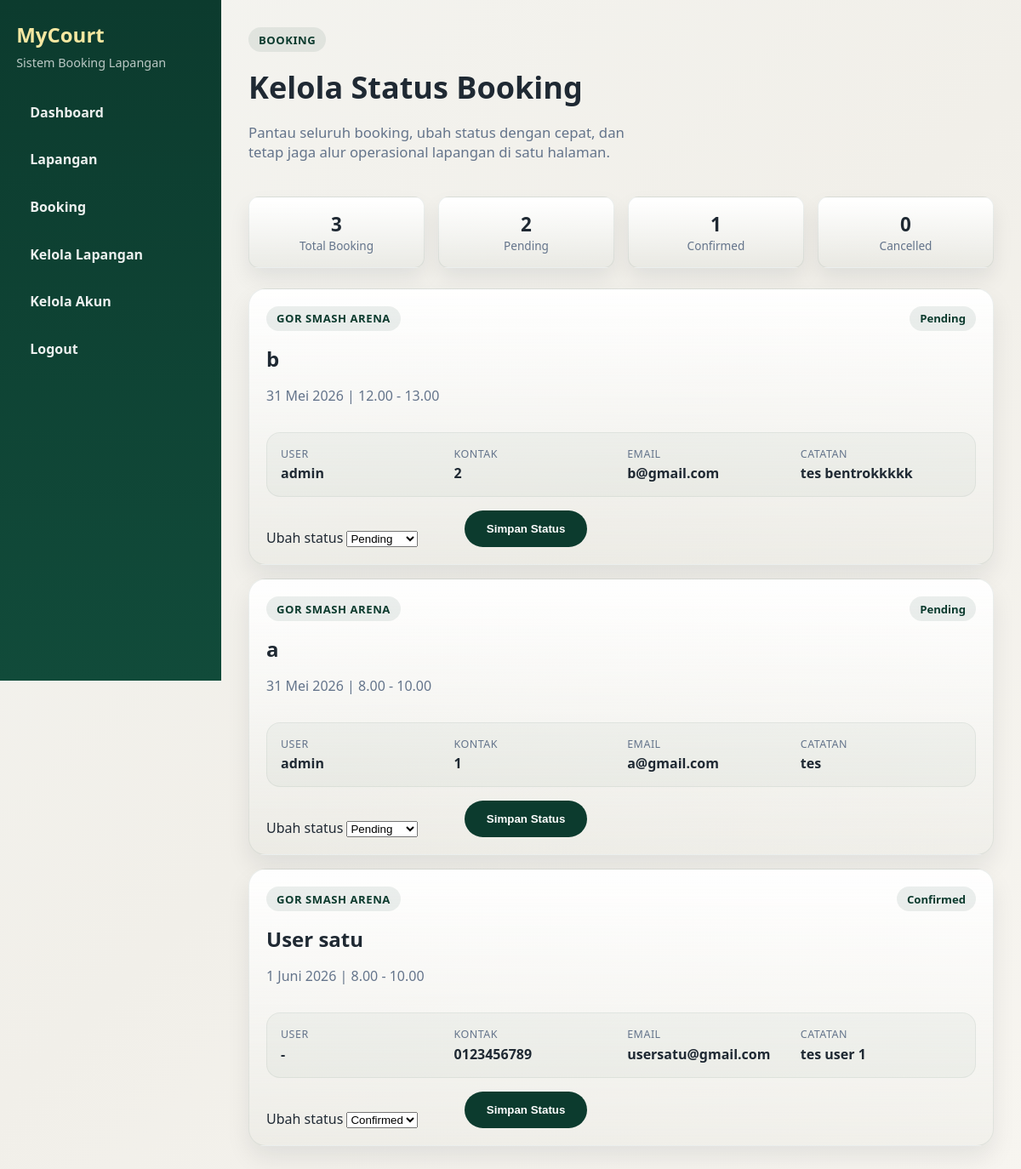
Page /dashboard/admin/bookings/ (signed in) on the earlier database version.
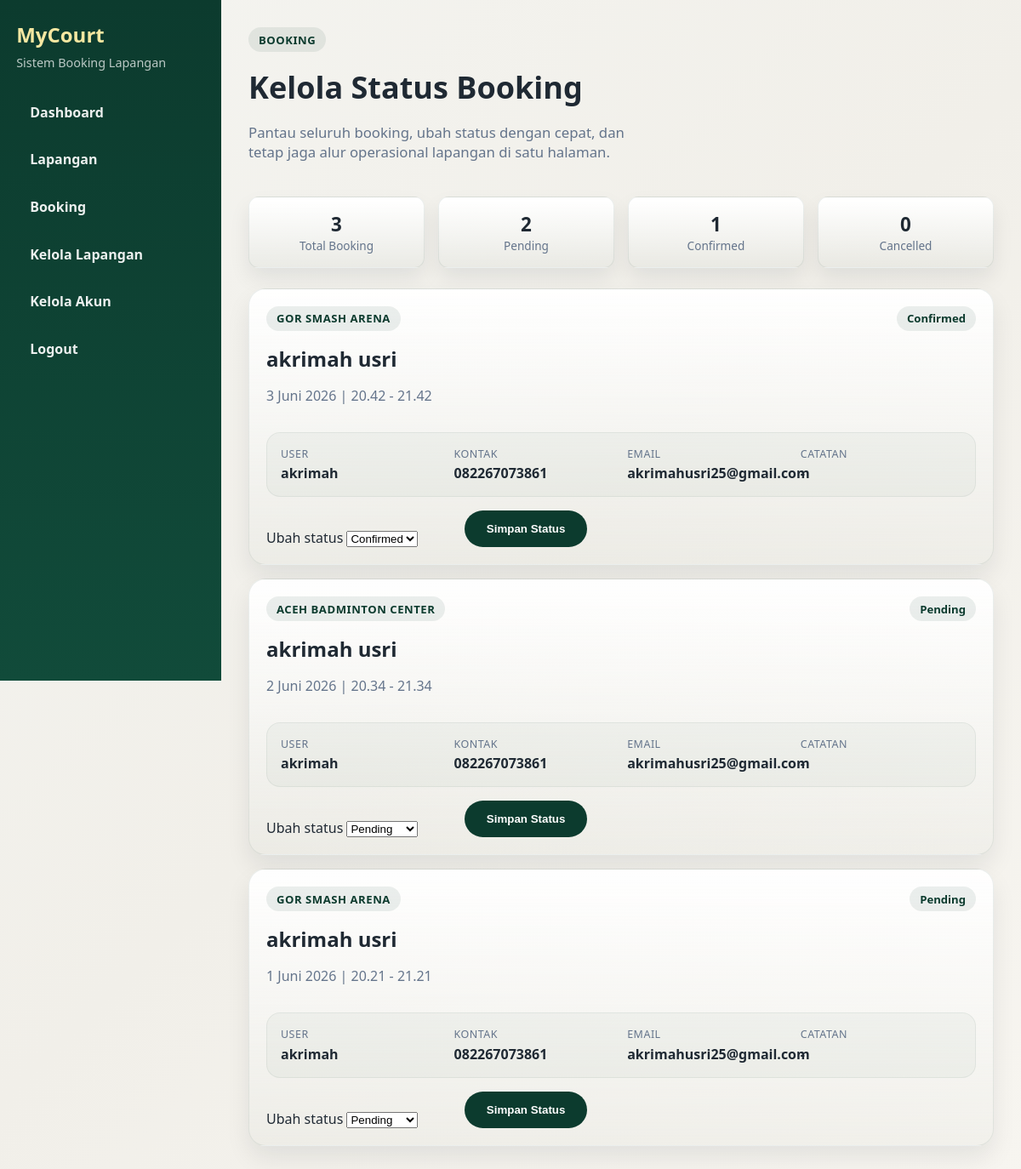
Same page on the later database version.
### booking/models.py (models this page shows, shortened)
class Booking(models.Model):
    STATUS_PENDING = "pending"
    STATUS_CONFIRMED = "confirmed"
    STATUS_CANCELLED = "cancelled"
    STATUS_CHOICES = [
        (STATUS_PENDING, "Pending"),
        (STATUS_CONFIRMED, "Confirmed"),
        (STATUS_CANCELLED, "Cancelled"),
    ]
    user = models.ForeignKey(User, on_delete=models.CASCADE, related_name="bookings", null=True, blank=True)
    court = models.ForeignKey(Court, on_delete=models.CASCADE, related_name="bookings")
    full_name = models.CharField(max_length=120)
    email = models.EmailField()
    phone = models.CharField(max_length=30)
    date = models.DateField()
    start_time = models.TimeField()
    end_time = models.TimeField()
    notes = models.TextField(blank=True)
    status = models.CharField(max_length=20, choices=STATUS_CHOICES, default=STATUS_PENDING)
    created_at = models.DateTimeField(auto_now_add=True)

class Court(models.Model):
    name = models.CharField(max_length=120)
    location = models.CharField(max_length=255)
    price_per_hour = models.DecimalField(max_digits=10, decimal_places=2)
    image = models.ImageField(upload_to="court_images/", blank=True, null=True)
    description = models.TextField(blank=True)
    is_active = models.BooleanField(default=True)
    open_time = models.TimeField(default=datetime.time(6, 0))
    close_time = models.TimeField(default=datetime.time(23, 0))
    created_at = models.DateTimeField(auto_now_add=True)

### booking/views.py (the view)
# urls.py: path("dashboard/admin/bookings/", views.admin_bookings, name="admin_bookings"),
@login_required
def admin_bookings(request):
    if not is_admin_user(request.user):
        return redirect("booking:user_dashboard")
    bookings = Booking.objects.select_related("user", "court").order_by("-created_at")
    context = {
        "bookings": bookings,
        "booking_count": bookings.count(),
        "pending_count": bookings.filter(status=Booking.STATUS_PENDING).count(),
        "confirmed_count": bookings.filter(status=Booking.STATUS_CONFIRMED).count(),
        "cancelled_count": bookings.filter(status=Booking.STATUS_CANCELLED).count(),
    }
    return render(request, "booking/admin_bookings.html", context)

### booking/views.py (called while the page is built)
def is_admin_user(user):
    return user.is_staff or user.is_superuser

### booking/templates/booking/admin_bookings.html (shortened to what this page needs)
{% extends 'booking/admin_dashboard_base.html' %}
{% block dashboard_eyebrow %}Booking{% endblock %}
{% block dashboard_heading %}Kelola Status Booking{% endblock %}
{% block dashboard_lead %}Pantau seluruh booking, ubah status dengan cepat, dan tetap jaga alur operasional lapangan di satu halaman.{% endblock %}
{% block admin_summary %}
        <div class="admin-management-metrics">
            <div class="stat"><div class="stat-value">{{ booking_count }}</div><div class="stat-label">Total Booking</div></div>
            <div class="stat"><div class="stat-value">{{ pending_count }}</div><div class="stat-label">Pending</div></div>
            <div class="stat"><div class="stat-value">{{ confirmed_count }}</div><div class="stat-label">Confirmed</div></div>
            <div class="stat"><div class="stat-value">{{ cancelled_count }}</div><div class="stat-label">Cancelled</div></div>
        </div>
{% endblock %}
{% block admin_body %}
        {% if bookings %}
            <div class="admin-booking-grid admin-booking-list">
                {% for booking in bookings %}
                    <article class="admin-booking-card">
                        <div class="admin-booking-top">
                            <div>
                                <p class="eyebrow">{{ booking.court.name }}</p>
                                <h2>{{ booking.full_name }}</h2>
                                <p class="muted">{{ booking.date }} | {{ booking.start_time }} - {{ booking.end_time }}</p>
                            </div>
                            <span class="dashboard-pill">{{ booking.get_status_display }}</span>
                        </div>
                        <div class="admin-booking-meta">
                            <div>
                                <span class="admin-booking-label">User</span>
                                <strong>{{ booking.user.username|default:"-" }}</strong>
                            </div>
                            <div>
                                <span class="admin-booking-label">Kontak</span>
                                <strong>{{ booking.phone }}</strong>
                            </div>
                            <div>
                                <span class="admin-booking-label">Email</span>
                                <strong>{{ booking.email }}</strong>
                            </div>
                            <div>
                                <span class="admin-booking-label">Catatan</span>
                                <strong>{{ booking.notes|default:"-" }}</strong>
                            </div>
                        </div>
                        <form method="post" action="{% url 'booking:admin_update_booking_status' booking.id %}" class="admin-booking-form">
                            <label>
                                Ubah status
                                <select name="status">
                                    {% for value, label in booking.STATUS_CHOICES %}
                                        <option value="{{ value }}" {% if booking.status == value %}selected{% endif %}>{{ label }}</option>
                                    {% endfor %}
                                </select>
                            </label>
                            <button class="btn primary" type="submit">Simpan Status</button>
                        </form>
                    </article>
                {% endfor %}
            </div>
        {% else %}
            <div class="empty-state">
                <p>Belum ada booking untuk dikelola.</p>
            </div>
        {% endif %}
{% endblock %}

Differences in the rows shown:
removed Booking: court.name "GOR SMASH ARENA", full_name "b", date "31 Mei 2026", start_time "12.00", end_time "13.00", status "Pending", user.username "admin", phone "2", email "b@gmail.com", notes "tes bentrokkkkk"
removed Booking: court.name "GOR SMASH ARENA", full_name "a", date "31 Mei 2026", start_time "8.00", end_time "10.00", status "Pending", user.username "admin", phone "1", email "a@gmail.com", notes "tes"
removed Booking: court.name "GOR SMASH ARENA", full_name "User satu", date "1 Juni 2026", start_time "8.00", end_time "10.00", status "Confirmed", user.username "-", phone "0123456789", email "usersatu@gmail.com", notes "tes user 1"
added Booking: court.name "GOR SMASH ARENA", full_name "akrimah usri", date "3 Juni 2026", start_time "20.42", end_time "21.42", status "Confirmed", user.username "akrimah", phone "082267073861", email "akrimahusri25@gmail.com", notes "-"
added Booking: court.name "ACEH BADMINTON CENTER", full_name "akrimah usri", date "2 Juni 2026", start_time "20.34", end_time "21.34", status "Pending", user.username "akrimah", phone "082267073861", email "akrimahusri25@gmail.com", notes "-"
added Booking: court.name "GOR SMASH ARENA", full_name "akrimah usri", date "1 Juni 2026", start_time "20.21", end_time "21.21", status "Pending", user.username "akrimah", phone "082267073861", email "akrimahusri25@gmail.com", notes "-"
